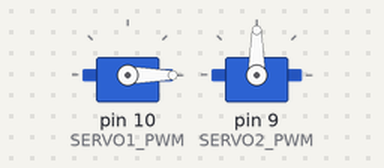
Simulated run of this sketch. Board: Arduino Uno, built with avr-gcc and run on an emulated ATmega328P. On the bench: 2 × servo.

Above: at 0.05 s.
At 1.05 s:
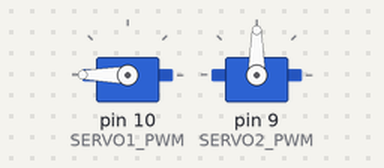
At 1.65 s:
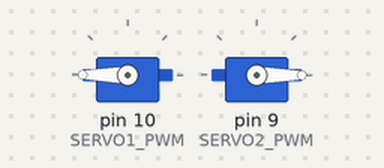
At 3.25 s:
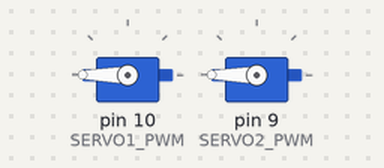
Timing chart, 0 to 7.5 s (numbered marks = the images above):
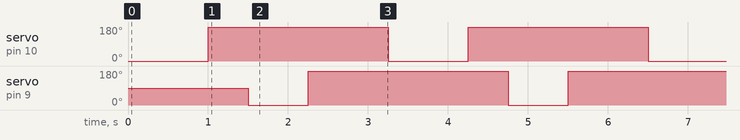

The sketch:

pulsing.ino
```cpp
/*
 * Magic and Technology
 * Elliot Grover
 * DIGF-1006FA Physical Computing
 * OCAD University
 * Created on: April 5th 2017
*/

#include <Servo.h> //include servo library

#define SERVO1_PWM 10 //define first servo to coordinating pin 10 on board
#define SERVO2_PWM 9 //define second servo to coordinating pin 9 on board

Servo servo_1; //establish the var servo_1 as a servo
Servo servo_2; //establish the var servo_2 as a servo

void setup() {
  // put your setup code here, to run once:
  Serial.begin(9600);
  servo_1.attach(SERVO1_PWM); //assign as output
  servo_2.attach(SERVO2_PWM); //assign as output
}

void loop() {
  // put your main code here, to run repeatedly:
  servo_1.write(0);  //start servo 1 at 0 degrees
  delay(1000);
  servo_1.write(180); //move servo 1 to 180 degrees
  delay(500);

  servo_2.write(0); //start servo 2 at 0 degrees
  delay(750);
  servo_2.write(180); //move servo 2 to 180 degrees
  delay(1000);
}
```

Measured:
- by itself, servo on pin 10 (SERVO1_PWM): alternates 180° for 2.3 s and 0° for 1.0 s
- by itself, servo on pin 9 (SERVO2_PWM): alternates 180° for 2.5 s and 0° for 0.75 s
